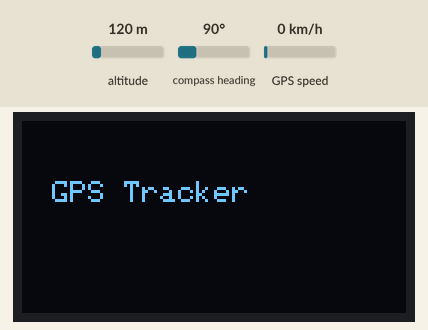
Bench run of a sketch on a simulated ESP32. Parts: 128×64 one-colour display. Inputs (shaded band) come from the test bench; at power-on: altitude 120 m, compass heading 90°, GPS speed 0 km/h. The GPS gets a fix after 3 s at 37.7749, -122.4194 with 8 satellites.

Above: at 0.1 s.
At 3.2 s:
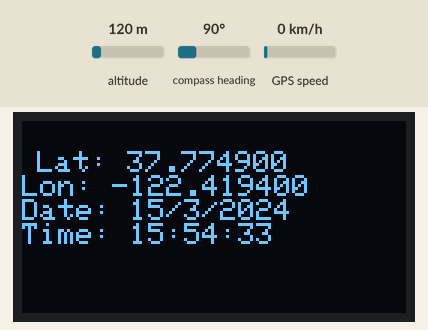
At 11.5 s:
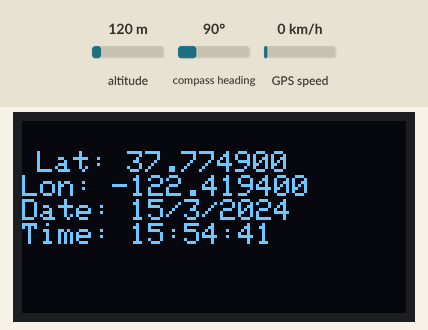
At 15.7 s:
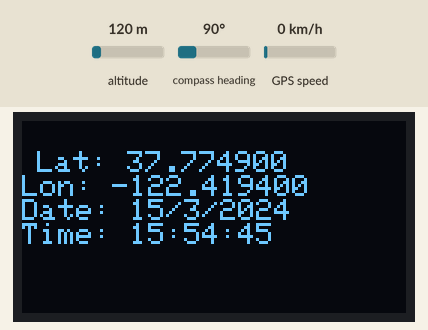
At 20.9 s:
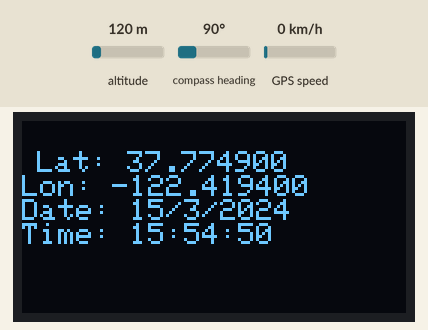
At 38.6 s:
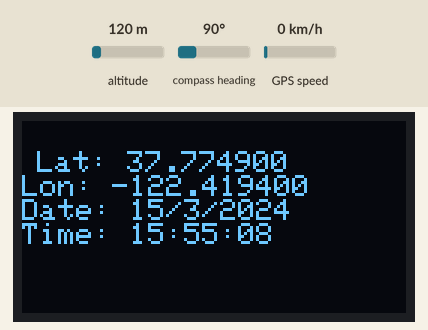

Measured:
- what the display in image 1 shows lasts 1.1 s, from 3.1 s to 4.2 s

The sketch:

NEO6M_WITH_DISPLAY.ino
```cpp
#include <Wire.h>
#include <Adafruit_GFX.h>
#include <Adafruit_SSD1306.h>
#include <TinyGPS++.h>

// OLED Display Settings
#define SCREEN_WIDTH 128
#define SCREEN_HEIGHT 64
Adafruit_SSD1306 display(SCREEN_WIDTH, SCREEN_HEIGHT, &Wire, -1);

// GPS Settings
#define RXPin 16  // GPS TX → ESP32 RX
#define TXPin 17  // GPS RX → ESP32 TX
#define GPSBaud 9600

HardwareSerial gpsSerial(2);  // Use UART2 for ESP32
TinyGPSPlus gps;

void setup() {
  Serial.begin(115200);

  // Start GPS serial
  gpsSerial.begin(GPSBaud, SERIAL_8N1, RXPin, TXPin);

  // Initialize OLED Display
  if (!display.begin(SSD1306_SWITCHCAPVCC, 0x3C)) {
    Serial.println("SSD1306 OLED Display not found!");
    while (1);
  }

  display.clearDisplay();
  display.setTextSize(1);
  display.setTextColor(WHITE);
  display.setCursor(10, 20);
  display.println("GPS Tracker");
  display.display();
  delay(2000);
}

void displayGPSData() {
  display.clearDisplay();
  display.setTextSize(1);
  display.setCursor(5, 10);

  if (gps.location.isValid()) {
    display.print("Lat: ");
    display.println(gps.location.lat(), 6);
    display.print("Lon: ");
    display.println(gps.location.lng(), 6);
  } else {
    display.println("GPS Location: N/A");
  }

  display.print("Date: ");
  if (gps.date.isValid()) {
    display.print(gps.date.day());
    display.print("/");
    display.print(gps.date.month());
    display.print("/");
    display.println(gps.date.year());
  } else {
    display.println("Date: N/A");
  }

  display.print("Time: ");
  if (gps.time.isValid()) {
    int hour = gps.time.hour(); // Get UTC hour
    int minute = gps.time.minute();
    int second = gps.time.second();

    // Convert UTC to Local Time (Adjust for your timezone)
    int timeZoneOffset = 5; // Hours (For Sri Lanka, it's UTC+5:30)
    int minuteOffset = 30;  // Additional minutes

    hour += timeZoneOffset;
    minute += minuteOffset;

    // Handle overflow
    if (minute >= 60) {
      minute -= 60;
      hour++;
    }
    if (hour >= 24) {
      hour -= 24; // Adjust for next day
    }

    if (hour < 10) display.print("0");
    display.print(hour);
    display.print(":");
    if (minute < 10) display.print("0");
    display.print(minute);
    display.print(":");
    if (second < 10) display.print("0");
    display.println(second);
  } else {
    display.println("Time: N/A");
  }

  display.display();
}


void loop() {
  while (gpsSerial.available() > 0) {
    gps.encode(gpsSerial.read());
  }

  displayGPSData();
  delay(1000);
}
```
